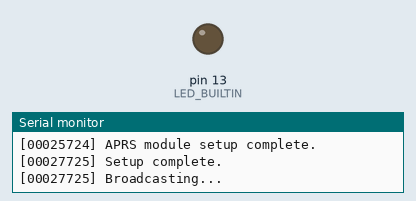
Simulated run of this program. Board: Arduino Uno, built with avr-gcc and run on an emulated ATmega328P. On the bench: output pins drawn as LEDs (lit = HIGH), the last lines printed to the serial monitor. The modem accepts every AT command (registered, SIM ready, sends succeed) and sends nothing else.

Above: at 28.2 s.
At 45.9 s:
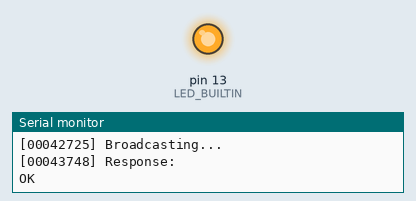
Timing chart, 0 to 47.2 s (numbered marks = the images above):
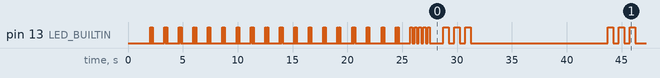

The program:

main.cpp
```cpp
#include <Arduino.h>
#include <SoftwareSerial.h>

#include "aprs.h"
#include "led.h"
#include "log.h"
#include "util.h"

#if BOARD_TYPE == 0   // 0: TT&C Board

const int APRS_RX_PIN = 2;   // RX pin for SoftwareSerial
const int APRS_TX_PIN = 3;   // TX pin for SoftwareSerial

SoftwareSerial aprsSerial(APRS_RX_PIN, APRS_TX_PIN);
APRS aprs(aprsSerial);

void setup() {
    LOG("Initializing Serial Monitor...");
    pinMode(LED_BUILTIN, OUTPUT);
    Serial.begin(9600);
    aprsSerial.begin(9600);
    aprs.setup();
    led_blink(200, 5);
    LOG("Setup complete.");
}

void loop() {
    // Periodically send a message every 15 seconds

    static unsigned long lastMillis = 0;
    unsigned long currentMillis = millis();
    if (currentMillis - lastMillis >= 15000) {   // 15 seconds
        lastMillis = currentMillis;
        LOG("Broadcasting...");
        String data = "AT+SENSOR=1234567890";
        String response = aprs.send(data);
        LOG("Response: ");
        printString(response);
        led_blink(500, 3);
    }

    // Read user commands from Serial Monitor and send to APRS

    // if (aprs.available()) {
    //     String aprs_text = aprs.receive();
    //     LOG("Received:\n");
    //     printString(aprs_text);
    // }
    // if (Serial.available()) {
    //     String command = Serial.readString();
    //     LOG("APRS Command: " + command);
    //     if (aprs.run(command)) {
    //         LOG("Response: ");
    //         String response = aprs.receive();
    //         printString(response);
    //     }
    // }
}

#elif BOARD_TYPE == 1   // 1: Payload Board

#elif BOARD_TYPE == 2   // 2: Car Board

#endif
```

aprs.h
```cpp
#ifndef APRS_H
#define APRS_H

#include <Arduino.h>
#include <SoftwareSerial.h>

class APRS {
private:
    SoftwareSerial &aprsSerial;
    const static String startupCommands[];

public:
    APRS(SoftwareSerial &serial) : aprsSerial(serial) {
    }
    void setup();
    inline bool available() {
        return aprsSerial.available();
    }
    String receive();
    bool run(const String &command, bool exceptResponse = true);
    inline String send(const String &command) {
        if (this->run(command)) {
            String response = this->receive();
            return response;
        }
        return "";
    }
};

#endif   // APRS_H
```

led.h
```cpp
#ifndef LED_H
#define LED_H

void led_blink(int half_period_ms = 200, int repeat_time = 3);

#endif   // LED_H
```

log.h
```cpp
#ifndef LOG_H
#define LOG_H

#include <Arduino.h>

extern char buffer[32];

#ifdef WITH_SERIAL_MONITOR
#define LOG(message) { \
    sprintf(buffer, "[%08lu] ", millis()); \
    Serial.print(buffer); \
    Serial.println(message); \
}
#else
#define LOG(message) {}
#endif

#endif   // LOG_H
```

util.h
```cpp
#ifndef UTIL_H
#define UTIL_H

#include <Arduino.h>

// Function to check if a string is likely ASCII
// This function checks if a string contains only ASCII characters
// (0x20 to 0x7E) and line feed (0x0A) or carriage return (0x0D).
bool isLikelyAscii(const String &str);

void printString(const String &str);

#endif   // UTIL_H
```

aprs.cpp
```cpp
#include "aprs.h"

#include "led.h"
#include "log.h"
#include "util.h"

const String APRS::startupCommands[] = {
    "AT+HELP=1",
    "AT+DEMO=1",
    "AT+UBLOX=1",
    "AT+CALL=BX3AAO",   // Callsign
    "AT+SSID=11",       // ID after the callsign
    "AT+MODE=APRS",     // APRS or CW
    "AT+CW=OFF",        // Continuous Wave, as Morse code
    "AT+RADIO=ON",
    "AT+DIGI=OFF",
    "AT+PWR=H",
    "AT+GPSPWR=ON",
    "AT+CWWPM=30",   // CW Word Per Minute
    "AT+FRE=1",
    "AT+TIME=60",
    "AT+BEACON=1,!,2447.62N,/,12059.72E,O,YUSAT",
    "AT+CWMSG=VVV VVV",   // CW Message
    "AT+DMOSETGROUP=1,144.640,144.640,0,3,0,0",
    "AT+TX=ON",
};

void APRS::setup() {
    LOG("Setting up APRS module...");
    delay(1000);   // Wait for the module to initialize

    for (const String &command : startupCommands) {
        LOG("Sending command: " + command);
        bool success = this->run(command);
        if (success) {
            String response = this->receive();
        }
        led_blink(50);
    }
    delay(1000);   // Wait for the module to process the commands
    LOG("APRS module setup complete.");
}

String APRS::receive() {
    String response = "";
    while (aprsSerial.available()) {
        response += aprsSerial.readString();
    }
    return response;
}

const int MAX_TRIES = 3;
const int WAIT_TIME_MS = 1000;

bool APRS::run(const String &command, bool exceptResponse) {
    bool success = false;
    aprsSerial.print(command + "\r\n");
    if (!exceptResponse) return true;

    for (int tries = 0; tries < MAX_TRIES; tries++) {
        auto lastSentTime = millis();
        while (millis() - lastSentTime < WAIT_TIME_MS) {
            if (aprsSerial.available()) {
                success = true;
                break;
            }
        }
        if (success) break;
        LOG("Failed to send command, retrying: " + command);
    }
    return success;
}
```

led.cpp
```cpp
#include "led.h"

#include <Arduino.h>

void led_blink(int half_period_ms, int repeat_time) {
    for (int i = 0; i < repeat_time; i++) {
        digitalWrite(LED_BUILTIN, HIGH);
        delay(half_period_ms);   // LED on for 200ms
        digitalWrite(LED_BUILTIN, LOW);
        delay(half_period_ms);   // LED off for 200ms
    }
}
```

log.cpp
```cpp
#include "log.h"

char buffer[32];
```

util.cpp
```cpp
#include "util.h"

#define BYTES_PER_LINE 16

bool isLikelyAscii(const String &str) {
    for (char c : str) {
        if ((c < 0x20 || c > 0x7E) && c != 0x0A && c != 0x0D) {
            return false;   // Non-ASCII character found
        }
    }
    return true;   // All characters are ASCII
}

void printString(const String &str) {
    if (isLikelyAscii(str)) {
        Serial.println(str);
    } else {
        Serial.println("Non-ASCII String:");
        Serial.println(str);
        Serial.println("Hexadecimal representation: ");
        const char *strPtr = str.c_str();
        for (size_t i = 0; i < str.length(); i++) {
            unsigned char c = (unsigned char)strPtr[i];
            if (c < 0x10) {
                Serial.print("0");   // Pad with leading zero if necessary
            }
            Serial.print(c, HEX);
            Serial.print(" ");
            if ((i + 1) % BYTES_PER_LINE == 0) {
                Serial.println();   // New line every 16 bytes
            }
        }
        Serial.println();
    }
}
```

Measured:
- by itself, everything shown: repeats every 15.0 s, in 6 steps
